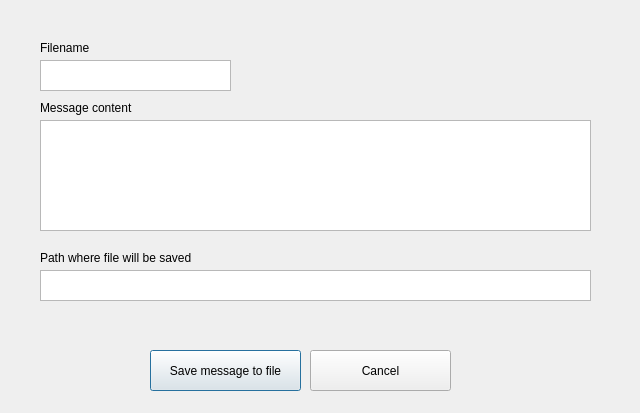
<?xml version="1.0" encoding="UTF-8"?>
<ui version="4.0">
 <class>Dialog</class>
 <widget class="QDialog" name="Dialog">
  <property name="geometry">
   <rect>
    <x>0</x>
    <y>0</y>
    <width>640</width>
    <height>413</height>
   </rect>
  </property>
  <property name="windowTitle">
   <string>Dialog</string>
  </property>
  <widget class="QPlainTextEdit" name="messageContentTextBox">
   <property name="geometry">
    <rect>
     <x>40</x>
     <y>120</y>
     <width>551</width>
     <height>111</height>
    </rect>
   </property>
  </widget>
  <widget class="QPlainTextEdit" name="filenameTextBox">
   <property name="geometry">
    <rect>
     <x>40</x>
     <y>60</y>
     <width>191</width>
     <height>31</height>
    </rect>
   </property>
  </widget>
  <widget class="QLabel" name="label">
   <property name="geometry">
    <rect>
     <x>40</x>
     <y>40</y>
     <width>55</width>
     <height>16</height>
    </rect>
   </property>
   <property name="text">
    <string>Filename</string>
   </property>
  </widget>
  <widget class="QLabel" name="label_2">
   <property name="geometry">
    <rect>
     <x>40</x>
     <y>100</y>
     <width>151</width>
     <height>16</height>
    </rect>
   </property>
   <property name="text">
    <string>Message content</string>
   </property>
  </widget>
  <widget class="QLabel" name="label_3">
   <property name="geometry">
    <rect>
     <x>40</x>
     <y>250</y>
     <width>171</width>
     <height>16</height>
    </rect>
   </property>
   <property name="text">
    <string>Path where file will be saved</string>
   </property>
  </widget>
  <widget class="QPlainTextEdit" name="pathTextBox">
   <property name="geometry">
    <rect>
     <x>40</x>
     <y>270</y>
     <width>551</width>
     <height>31</height>
    </rect>
   </property>
  </widget>
  <widget class="QPushButton" name="saveMessageButton">
   <property name="geometry">
    <rect>
     <x>150</x>
     <y>350</y>
     <width>151</width>
     <height>41</height>
    </rect>
   </property>
   <property name="text">
    <string>Save message to file</string>
   </property>
  </widget>
  <widget class="QPushButton" name="cancelButton">
   <property name="geometry">
    <rect>
     <x>310</x>
     <y>350</y>
     <width>141</width>
     <height>41</height>
    </rect>
   </property>
   <property name="text">
    <string>Cancel</string>
   </property>
  </widget>
  <widget class="QLabel" name="msg">
   <property name="geometry">
    <rect>
     <x>40</x>
     <y>310</y>
     <width>201</width>
     <height>21</height>
    </rect>
   </property>
   <property name="text">
    <string/>
   </property>
  </widget>
 </widget>
 <resources/>
 <connections/>
</ui>
